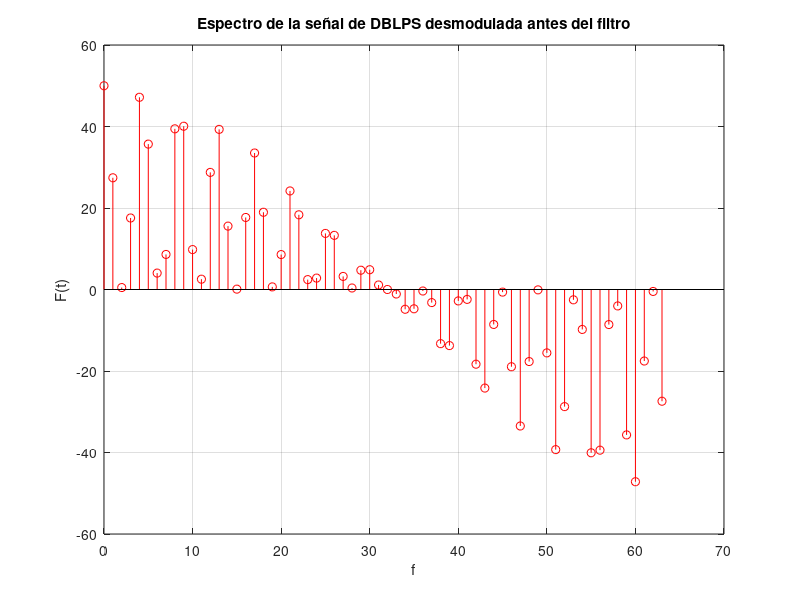

This chart was generated by the following MATLAB code:
%{
** ######################################################################################################
**      Archivo: 03 - 08 - EspectroSenhalDesmodulada.m
**      SO: Windows 10
**      Herramienta: Visual Studio Code
**                   MATLAB R2023a
**
**      Notas:
**          En esta parte de la practica se obtendra el espectro de la señal desmodulada.
** ######################################################################################################
%}

clear all
clf                                     % Elimina las figuras
clc

% MAIN PROGRAM
Fs = 128;                               % Declaramos las cntes
T = 1 / Fs;
A = 5;
fport = 15;
Amen = 2;
fmen = 1;

t = 0 : T : 2;                          % Definimos el intervalo

Sport = A * cos(2 * pi* fport * t);     % Declaramos las funciónes
Smen = Amen * cos(2 * pi * fmen * t);
Smod = Sport .* Smen;
Sdesmod = Smod .* Sport;
F =  0 : (Fs / 2) - 1;

stem(F, Sdesmod(F + 1), 'r')               % Graficamos
title('Espectro de la señal de DBLPS desmodulada antes del filtro')
xlabel('f')
ylabel('F(t)')
grid on